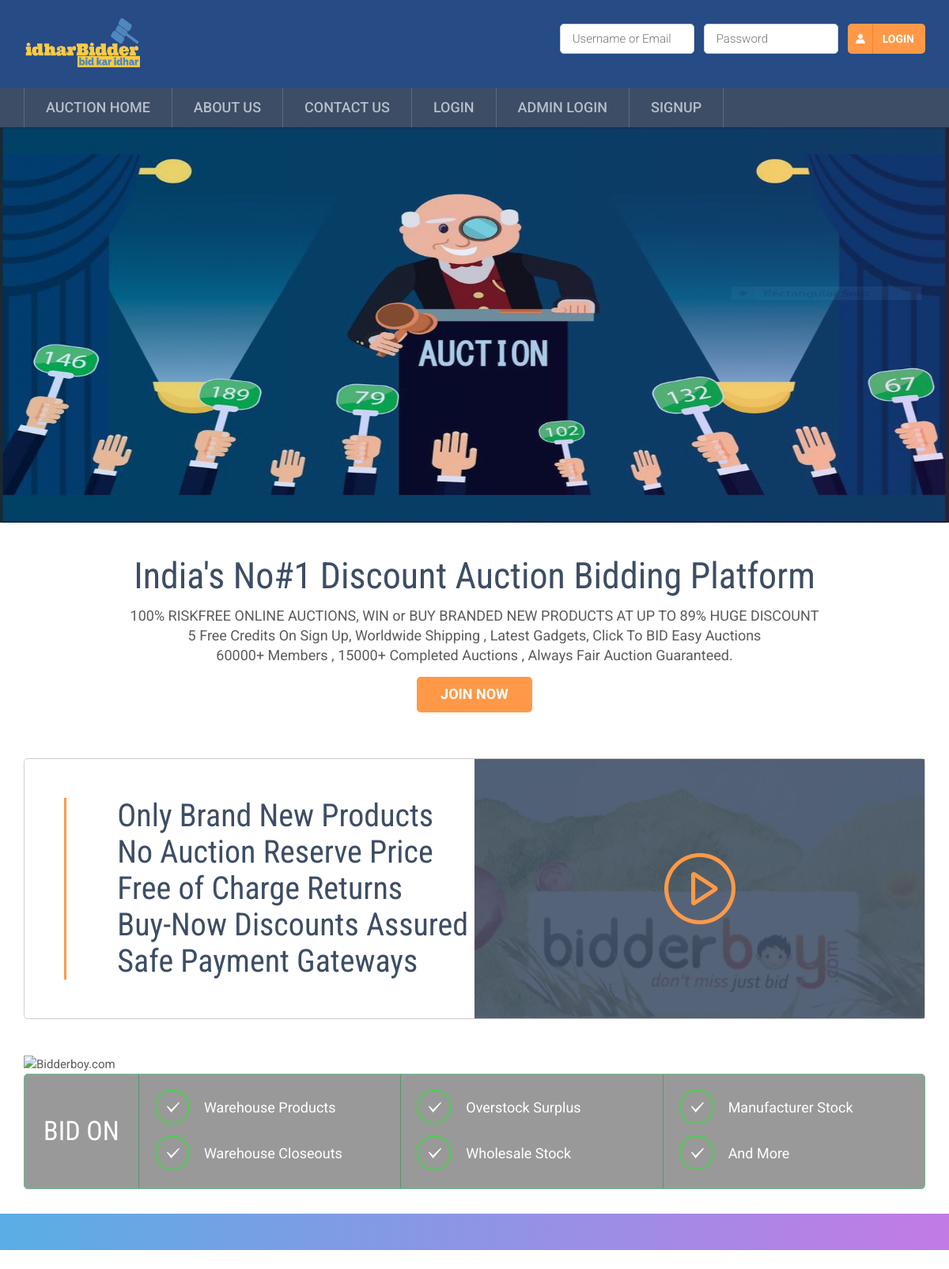
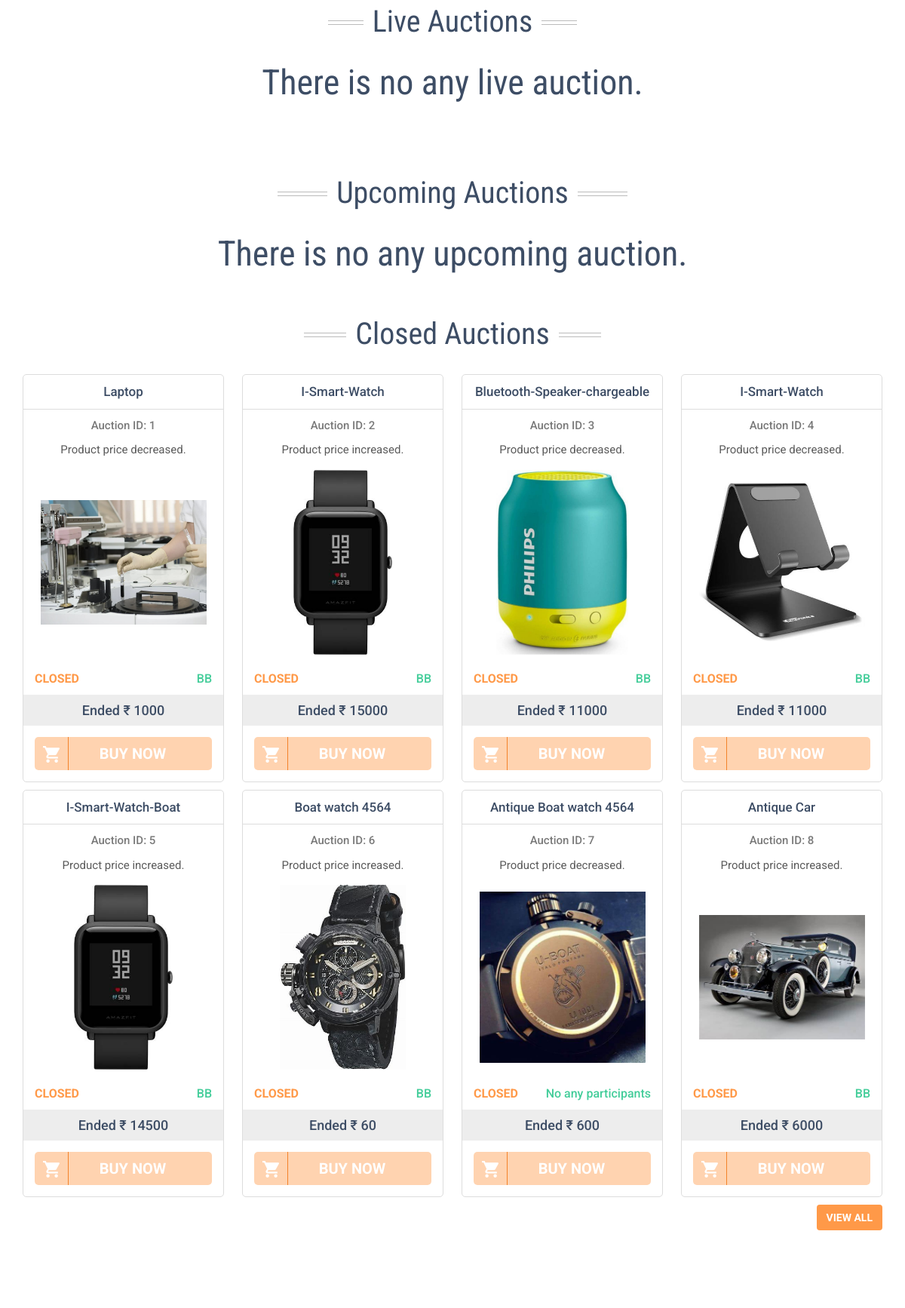
The page / (upper part) on the database its author committed (2 pictures, top to bottom).
### bid_app/models.py (models this page shows, shortened)
class Product(models.Model):
    status  = models.CharField(max_length=100,null=True, default='pending')
    bid_type  = models.CharField(max_length=100,null=True)
    payment_status  = models.CharField(max_length=100,null=True,default='pending')
    winner  = models.ForeignKey(User, on_delete=models.CASCADE, null=True, blank=True, related_name='winner')
    user  = models.ForeignKey(User, on_delete=models.CASCADE, null=True, blank=True, related_name='seller')
    name = models.CharField(max_length=100,null=True)
    min_price = models.IntegerField(null=True)
    final_price = models.IntegerField(null=True)
    interval_price = models.IntegerField(null=True)
    images = models.FileField(null=True)
    session = models.DateTimeField(null=True, blank=True)
    endsession = models.DateTimeField(null=True, blank=True, auto_now_add=True)
    category = models.ForeignKey(Sub_Category,on_delete=models.CASCADE,null=True)
    parameter = models.TextField(null=True, default="{}")
    description = models.TextField(null=True, blank=True)
    comment = models.TextField(null=True, blank=True)
    created = models.DateField(auto_now_add=True, null=True, blank=True)

### bid_app/views.py (the view, shortened to what this page needs)
# urls.py: path('', home, name="home"),
def home(request):
    upcoming_product = Product.objects.filter(status="upcoming")
    closed_product = Product.objects.filter(status="closed")
    live_product = Product.objects.filter(status="live")
    d = {'upcoming_product':upcoming_product, 'closed_product':closed_product, 'live_product':live_product}
    return render(request, 'home.html', d)

### bid_app/templates/home.html (shortened to what this page needs)
{% extends 'index.html' %}
{% load static %}
{% load custom_tags %}
{% block body %}
<div class="main-banner">
        <img src="{% static 'images/banner-aution.jpg' %}" alt="auction" style="width:100%;height:500px">
</div>
<div id="main">
    <div id="primary" class="content-area one-column">
        <div id="content" class="site-content">
            <div class="welcome-section">
                <div class="wrap">
                    <h1>India's No#1 Discount Auction Bidding Platform  </h1>
                    <p>
                        100% RISKFREE ONLINE AUCTIONS, WIN or BUY BRANDED NEW PRODUCTS AT UP TO 89% HUGE DISCOUNT
                        <br />
                        5 Free Credits On Sign Up, Worldwide Shipping , Latest Gadgets, Click To BID Easy Auctions<br />
                        60000+ Members , 15000+ Completed Auctions , Always Fair Auction Guaranteed.
                    </p>
                    <a href="#" class="button btn-login">Join Now</a>
                </div>
            </div>
            <div class="video-section">
                <div class="wrap">
                    <div class="introduction-video cf">
                        <div class="video-contain">
                            <div class="offer">
                                <span><em><i class="fa fa-check"></i>&nbsp;Only Brand New Products
                                <br>
                                    <i class="fa fa-check"></i>&nbsp;No Auction Reserve Price
                                <br>
                                    <i class="fa fa-check"></i>&nbsp;Free of Charge Returns
                                    <br>
                                    <i class="fa fa-check"></i>&nbsp;Buy-Now Discounts Assured<br>
                                    <i class="fa fa-check"></i>&nbsp;Safe Payment Gateways</em>
                                </span>
                            </div>
                        </div>
                        <div class="youtube-video">
                            <figure>
                                <a class="venoboxvid" data-gall="gall-video" data-type="youtube" href="https://youtu.be/A61PfJZ_geg" title="">
                                    <img src="{% static 'images/video.jpg' %}" alt="Youtube Video"></a>
                            </figure>
                        </div>
                    </div>
                </div>
            </div>
            <div class="bidding-options">
                <div class="wrap">
                    <div class="mobile-group">
                        <figure>
                            <img src="{% static 'images/mobile-group.png' %}" alt="Bidderboy.com">
                        </figure>
                    </div>
                    <div class="bid-on cf">
                        <div class="bid-title">
                            <h4><span>Bid On</span></h4>
                        </div>
                        <div class="bid-features">
                            <ul>
                                <li>
                                    <span>Warehouse Products</span>
                                    <span>Warehouse Closeouts</span>
                                </li>
                                <li>
                                    <span>Overstock Surplus</span>
                                    <span>Wholesale Stock</span>
                                </li>
                                <li>
                                    <span>Manufacturer Stock</span>
                                    <span>And More</span>
                                </li>
                            </ul>
                        </div>
                    </div>
                </div>
            </div>
            <div class="live-auctions auction-section" style="background: none; border-bottom: none;">
                <div class="wrap">
                    <div class="heading heading-v1">
                        <h3>Live Auctions</h3>
                    </div>
                    <div class="cols cols3">
                                {% for i in live_product %}
                                <div class="col" id='dv34487' style="margin-bottom: 10px;">
                                    <div class="auction-block">
                                        <h4>
                                            <a href="{% url 'product_detail' i.id %}"  title="Click to View in Full Page">{{i.name}}</a></h4>
                                        <span class="price">MRP : 5000.00</span>
                                            {% if i.bid_type == "Auction" %}
                                            <span>Product price will increase.</span>
                                            {% else %}
                                            <span>Product price will decrease.</span>
                                            {% endif %}
                                        <figure class="product-image">
                                            <a href="{% url 'product_detail' i.id %}" title="Click to View in Full Page"><img src="{{i.images.url}}" style="max-width: 220px;width: auto;max-height: 245px; height: auto;" alt="{{i.name}}"  /></a>
                                        </figure>
                                        <div class="bid-credit-row">
                                            <span class="auction-id">Auction ID. {{i.id}}</span>
                                            <a class="bid-credit" title="Number of Require Credits Per BID">7x</a>
                                        </div>
                                        <div class="bid-row cf">
                                            <span class="bid-price">&#8377;
                                                                 <label id='Price34487'>{{i.final_price}}</label>
                                            </span>
                                            <div class="bid-status">
                                                <div id='dvzoom34487' class='big-animate'>
                                                    <span id="live_time_{{forloop.counter}}" class='timer' data-transition="customZoomTrans2"></span>
                                                    <input type="hidden" id="start_live_bid_{{forloop.counter}}" value="{% getupcoming i.id i.endsession %}">
                                                    <input type="hidden" id="pro_live_status_{{forloop.counter}}" value="{{i.status}}">
                                                    <input type="hidden" id="myproid_live_{{forloop.counter}}" value="{{i.id}}">
                                                </div>
                                                <span class="bidder-name">
                                                    <label id='UserName34487'></label>
                                                    <label id='dt34487' style="display: none;"></label>
                                                </span>
                                            </div>
                                        </div>
                                        <div class="bid-option-row">
                                            <span class="bid-buttons">
                                                <div id="rptrLiveProduct_ctl00_0">
                                                        <a id="rptrLiveProduct_lnkAutoBid_0" title="Set AUTOBID" class="bid bid-btn" href="javascript:__doPostBack(&#39;rptrLiveProduct$ctl00$lnkAutoBid&#39;,&#39;&#39;)">A</a>
</div>
                                            </span>
                                            <span class="bid-now-button">
                                                <a href="/product_detail/{{i.id}}">
                                                    <input type="button" id="BidNow" value="BID NOW" class="button btn-lg bid-now" title="Click to Place BID" />
                                                </a>
                                            </span>
                                        </div>
                                    </div>
                                </div>
                                {% empty %}
                                <h1>There is no any live auction.</h1>
                                {% endfor %}
                    </div>
                </div>
            </div>
            <div class="upcoming-auctions auction-section">
                <div class="wrap">
                    <div class="heading heading-v1">
                        <h3>Upcoming Auctions</h3>
                    </div>
                    <div class="cols cols4">
                        {% for i in upcoming_product %}
                                <div class="col" style="margin-bottom: 10px;">
                                    <div class="auction-block">
                                        <h4>
                                            <a href="/product_detail/{{i.id}}"  title="Click to View in Full Page">{{i.name}}</a></h4>
                                            <span class="price">MRP : {{i.min_price}}.00</span>
                                                {% if i.bid_type == "Auction" %}
                                                <span>Product price will increase.</span>
                                                {% else %}
                                                <span>Product price will decrease.</span>
                                                {% endif %}
                                            <figure class="product-image">
                                                <a href="/product_detail/{{i.id}}" title="Click to View in Full Page">
                                                    <img src="{{i.images.url}}" style="max-width: 220px;width: auto;max-height: 245px; height: auto;" alt="{{i.name}}"/>
                                                </a>
                                            </figure>
                                            <div class="bid-action">
                                                <span id="upcoming_time_{{forloop.counter}}"></span>
                                                <input type="hidden" id="start_bid_{{forloop.counter}}" value="{% getupcoming i.id i.endsession %}">
                                                <input type="hidden" id="pro_status_{{forloop.counter}}" value="{{i.status}}">
                                                <input type="hidden" id="myproid_{{forloop.counter}}" value="{{i.id}}">
                                            </div>
                                    </div>
                                </div>
                        {% empty %}
                                <h1>There is no any upcoming auction.</h1>
                        {% endfor %}
                    </div>
                </div>
            </div>
            <div class="closed-auctions auction-section">
                <div class="wrap">
                    <div class="heading heading-v1">
                        <h3 style="border-top: none;">Closed Auctions</h3>
                    </div>
                    <div class="cols cols4">
                        {% for i in closed_product %}
                                <div class="col" style="margin-bottom: 10px;">
                                    <div class="auction-block">
                                        <h4>
                                            <a href="/product_detail/{{i.id}}"  title="Click to View in Full Page">{{i.name}}</a></h4>
                                        <span class="auction-id">Auction ID: {{i.id}}</span>
                                            {% if i.bid_type == "Auction" %}
                                            <span>Product price increased.</span>
                                            {% else %}
                                            <span>Product price decreased.</span>
                                            {% endif %}
                                        <figure class="product-image">
                                            <a href="/product_detail/{{i.id}}" title="Click to View in Full Page"><img src="{{i.images.url}}" style="max-width: 220px;width: auto;max-height: 245px; height: auto;" alt="25 Bidderboy Credits"  /></a>
                                        </figure>
                                        <div class="auction-status-row">
                                            <span class="auction-status">{{i.status}}</span>
                                            <span class="auction-winner">
                                                <span id="rptrClosedProduct_lblUserName_0">{% if i.winner %}{{i.winner.username}}{% else %}No any participants{% endif %}</span></span>
                                        </div>
                                        <div class="bid-action bid-end-price">
                                            Ended &#8377;
                                                            <span id="rptrClosedProduct_lblPrice_0">{{i.final_price}}</span>
                                        </div>
                                        <div class="bid-option-row">
                                            <a id="rptrClosedProduct_lnkCart_0" title="Buy Now Not Available" class="aspNetDisabled button buy-now" title="Add to Cart" style="background:rgba(255, 153, 72, 0.43) url(images/bgi/buy-button.png) no-repeat 0 0;cursor:pointer;">Buy Now</a>
                                        </div>
                                    </div>
                                </div>
                        {% empty %}
                                <h1>There is no any closed auction.</h1>
                        {% endfor %}
                    </div>
                {% if closed_product %}
                     <a href="/all_product/" class="pull-right btn" style="background: #ff9948; color: white; font-weight: bold;">VIEW ALL</a>
                {% endif %}
                    </div>
            </div>
            <div class="instruction-box">
            </div>
        </div>
    </div>
</div>
{% endblock %}

### bid_app/static/css/responsive.css (style rules this page uses)
@media only screen and (min-width: 1001px) and (max-width: 1200px) { .wrap { width:auto; padding:0 15px; } }
@media only screen and (min-width: 1001px) and (max-width: 1200px) { img { max-width: 100%; width:auto; height:auto; } }
@media only screen and (min-width: 1001px) and (max-width: 1200px) { .bid-features li { font-size:10px 15px; } }
@media only screen and (min-width: 1001px) and (max-width: 1200px) { .bid-features li span { font-size:18px; } }
@media only screen and (min-width: 1001px) and (max-width: 1200px) { .bid-title h4 { font-size:34px; } }
@media only screen and (min-width: 1001px) and (max-width: 1200px) { .auction-block h4 { font-size:20px; } }
@media only screen and (min-width: 1001px) and (max-width: 1200px) { .upcoming-auctions h4, .closed-auctions h4 { font-size:17px; } }

### rows shown on the page
Product: name "Laptop", id "1", bid_type "Product price decreased.", images (picture), status "CLOSED", winner.username "BB", final_price "1000"
Product: name "I-Smart-Watch", id "2", bid_type "Product price increased.", images (picture), status "CLOSED", winner.username "BB", final_price "15000"
Product: name "Bluetooth-Speaker-chargeable", id "3", bid_type "Product price decreased.", images (picture), status "CLOSED", winner.username "BB", final_price "11000"
Product: name "I-Smart-Watch", id "4", bid_type "Product price decreased.", images (picture), status "CLOSED", winner.username "BB", final_price "11000"
Product: name "I-Smart-Watch-Boat", id "5", bid_type "Product price increased.", images (picture), status "CLOSED", winner.username "BB", final_price "14500"
Product: name "Boat watch 4564", id "6", bid_type "Product price increased.", images (picture), status "CLOSED", winner.username "BB", final_price "60"
Product: name "Antique Boat watch 4564", id "7", bid_type "Product price decreased.", images (picture), status "CLOSED", shows "No any participants", final_price "600"
Product: name "Antique Car", id "8", bid_type "Product price increased.", images (picture), status "CLOSED", winner.username "BB", final_price "6000"
